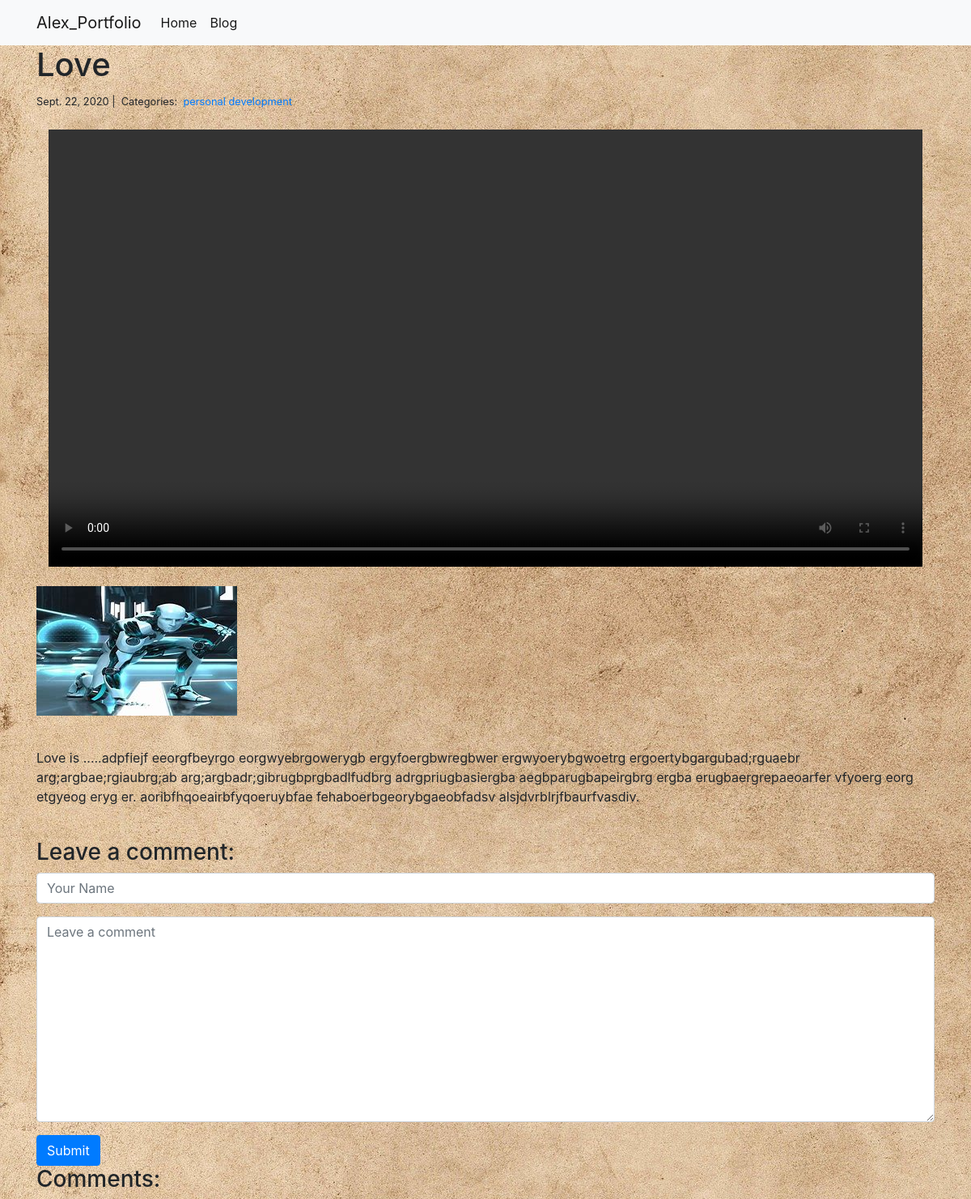
Page /blog/1/ on the committed database.
### blog/models.py (models this page shows)
class Post(models.Model):
    title = models.CharField(max_length=300)
    header_image = models.ImageField(
        null=True, blank=True, upload_to='media')
    video = models.FileField(
        default='',
        upload_to='media')
    body = RichTextField(blank=True, null=True)
    created_on = models.DateTimeField(auto_now_add=True)
    last_modified = models.DateTimeField(auto_now=True)
    categories = models.ManyToManyField('Category', related_name='posts')

class Category(models.Model):
    name = models.CharField(max_length=100)

### blog/views.py (the view, shortened to what this page needs)
# urls.py: path("<int:pk>/", views.blog_detail, name="blog_detail"),
def blog_detail(request, pk):
    post = Post.objects.get(pk=pk)
    form = CommentForm()
    comments = Comment.objects.filter(post=post)
    context = {
        "post": post,
        "comments": comments,
        "form": form
    }
    return render(request, "blog_detail.html", context)

### blog/forms.py
class CommentForm(forms.Form):
    author = forms.CharField(max_length=60, widget=forms.TextInput(attrs={
        "class": "form-control",
        "placeholder": "Your Name"
    }))
    body = forms.CharField(widget=forms.Textarea(attrs={
        "class": "form-control",
        "placeholder": "Leave a comment"
    }))

### blog/templates/blog_detail.html (shortened to what this page needs)
{% extends "base2.html" %} {% block content %}
<div class="">
  <h1>{{ post.title }}</h1>
  {% for category in post.categories.all %}
  <small>
    {{ post.created_on.date }} |&nbsp; Categories:&nbsp;
    <a href="{% url 'blog_category' category.name %}"> {{ category.name }} </a
    >&nbsp;
  </small>
  {% endfor %}
  <br />
  <br />
  {% if post.video %}
  <div class="container">
    <video class="embed-responsive embed-responsive-16by9" controls="controls">
      <source src="{{post.video.url}}" type="video/mp4" />
    </video>
  </div>
  {% endif %}
  <br />
  {%if post.header_image%}
  <img src="{{ post.header_image.url }}" />
  {% endif %} <br /><br />
  <p>{{ post.body |safe | linebreaks }}</p>
  <br />
  <h3>Leave a comment:</h3>
  <form action="/blog/{{ post.pk }}/" method="post">
    <div class="form-group">{{ form.author }}</div>
    <div class="form-group">{{ form.body }}</div>
    <button type="submit" class="btn btn-primary">Submit</button>
  </form>
  <h3>Comments:</h3>
</div>
{% endblock %}

### projects/templates/base2.html (shortened to what this page needs)
{% load static %}
<!DOCTYPE html>
<html class="no-js" lang="en">
  <head>
    <link
      rel="stylesheet"
      href="https://stackpath.bootstrapcdn.com/bootstrap/4.5.2/css/bootstrap.min.css"
    />
    <body
      style="
        background-image: url(/static/projects/images/blog_background4.jpg);
      "
    >
      <nav class="navbar navbar-expand-lg navbar-light bg-light">
        <div class="container">
          <a class="navbar-brand" href="{% url 'project_index' %}"
            >Alex_Portfolio</a
          >
          <div class="collapse navbar-collapse" id="navbarSupportedContent">
            <ul class="navbar-nav mr-auto">
              <li class="nav-item active">
                <a class="nav-link" href="{% url 'project_index' %}">Home</a>
              </li>
              <li class="nav-item active">
                <a class="nav-link" href="{% url 'blog_index' %}">Blog</a>
              </li>
            </ul>
          </div>
        </div>
      </nav>
      <div class="container">{% block content %} {% endblock %}</div>
    </body>
  </head>
</html>

### rows in the picture
Post: title "Love", created_on "Sept. 22, 2020", header_image (picture), body "Love is .....adpfiejf eeorgfbeyrgo eorgwyebrgowerygb ergyfoergbwregbwer ergwyoerybgwoetrg ergoertybgargubad;rguaebr arg;argbae;rgiaubrg;ab arg;argbadr;gibrugbprgbadlfudbrg adrgpriugbasiergba aegbparugbapeirgbrg ergba erugbaergrepaeoarfer vfyoerg eorg etgyeog eryg er. aoribfhqoeairbfyqoeruybfae fehaboerbgeorybgaeobfadsv alsjdvrblrjfbaurfvasdiv."
Category: name "personal development"
